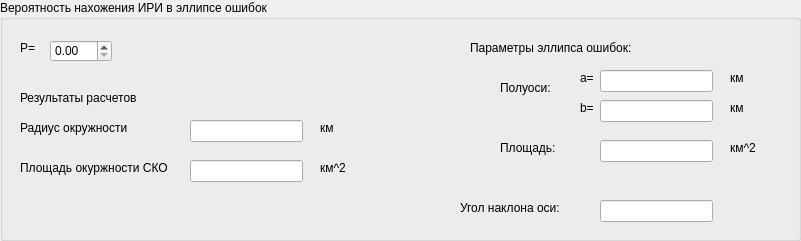
   <widget class="QGroupBox" name="groupBox_6">
    <property name="geometry">
     <rect>
      <x>530</x>
      <y>650</y>
      <width>801</width>
      <height>241</height>
     </rect>
    </property>
    <property name="title">
     <string>Вероятность нахожения ИРИ в эллипсе ошибок</string>
    </property>
    <widget class="QLabel" name="label_2">
     <property name="geometry">
      <rect>
       <x>20</x>
       <y>40</y>
       <width>55</width>
       <height>16</height>
      </rect>
     </property>
     <property name="text">
      <string>P=</string>
     </property>
     <property name="buddy">
      <cstring>doubleSpinBox</cstring>
     </property>
    </widget>
    <widget class="QDoubleSpinBox" name="doubleSpinBox">
     <property name="geometry">
      <rect>
       <x>50</x>
       <y>40</y>
       <width>62</width>
       <height>22</height>
      </rect>
     </property>
    </widget>
    <widget class="QLabel" name="label_11">
     <property name="geometry">
      <rect>
       <x>20</x>
       <y>90</y>
       <width>251</width>
       <height>16</height>
      </rect>
     </property>
     <property name="text">
      <string>Результаты расчетов</string>
     </property>
    </widget>
    <widget class="QLabel" name="label_12">
     <property name="geometry">
      <rect>
       <x>20</x>
       <y>120</y>
       <width>141</width>
       <height>16</height>
      </rect>
     </property>
     <property name="text">
      <string>Радиус окружности</string>
     </property>
     <property name="buddy">
      <cstring>lineEdit</cstring>
     </property>
    </widget>
    <widget class="QLineEdit" name="lineEdit">
     <property name="geometry">
      <rect>
       <x>190</x>
       <y>120</y>
       <width>113</width>
       <height>22</height>
      </rect>
     </property>
     <property name="readOnly">
      <bool>true</bool>
     </property>
    </widget>
    <widget class="QLabel" name="label_14">
     <property name="geometry">
      <rect>
       <x>20</x>
       <y>160</y>
       <width>161</width>
       <height>16</height>
      </rect>
     </property>
     <property name="text">
      <string>Площадь окуржности СКО</string>
     </property>
     <property name="buddy">
      <cstring>lineEdit_2</cstring>
     </property>
    </widget>
    <widget class="QLineEdit" name="lineEdit_2">
     <property name="geometry">
      <rect>
       <x>190</x>
       <y>160</y>
       <width>113</width>
       <height>22</height>
      </rect>
     </property>
     <property name="readOnly">
      <bool>true</bool>
     </property>
    </widget>
    <widget class="QLabel" name="label_15">
     <property name="geometry">
      <rect>
       <x>320</x>
       <y>120</y>
       <width>55</width>
       <height>16</height>
      </rect>
     </property>
     <property name="text">
      <string>км</string>
     </property>
    </widget>
    <widget class="QLabel" name="label_16">
     <property name="geometry">
      <rect>
       <x>320</x>
       <y>160</y>
       <width>55</width>
       <height>16</height>
      </rect>
     </property>
     <property name="text">
      <string>км^2</string>
     </property>
    </widget>
    <widget class="QLabel" name="label_17">
     <property name="geometry">
      <rect>
       <x>470</x>
       <y>40</y>
       <width>191</width>
       <height>16</height>
      </rect>
     </property>
     <property name="text">
      <string>Параметры эллипса ошибок:</string>
     </property>
    </widget>
    <widget class="QLabel" name="label_18">
     <property name="geometry">
      <rect>
       <x>500</x>
       <y>80</y>
       <width>55</width>
       <height>16</height>
      </rect>
     </property>
     <property name="text">
      <string>Полуоси: </string>
     </property>
     <property name="buddy">
      <cstring>lineEdit_3</cstring>
     </property>
    </widget>
    <widget class="QLabel" name="label_19">
     <property name="geometry">
      <rect>
       <x>580</x>
       <y>70</y>
       <width>55</width>
       <height>16</height>
      </rect>
     </property>
     <property name="text">
      <string>a=</string>
     </property>
    </widget>
    <widget class="QLabel" name="label_20">
     <property name="geometry">
      <rect>
       <x>580</x>
       <y>100</y>
       <width>55</width>
       <height>16</height>
      </rect>
     </property>
     <property name="text">
      <string>b=</string>
     </property>
     <property name="buddy">
      <cstring>lineEdit_4</cstring>
     </property>
    </widget>
    <widget class="QLabel" name="label_21">
     <property name="geometry">
      <rect>
       <x>500</x>
       <y>140</y>
       <width>71</width>
       <height>16</height>
      </rect>
     </property>
     <property name="text">
      <string>Площадь:</string>
     </property>
     <property name="buddy">
      <cstring>lineEdit_5</cstring>
     </property>
    </widget>
    <widget class="QLineEdit" name="lineEdit_3">
     <property name="geometry">
      <rect>
       <x>600</x>
       <y>70</y>
       <width>113</width>
       <height>22</height>
      </rect>
     </property>
     <property name="readOnly">
      <bool>true</bool>
     </property>
    </widget>
    <widget class="QLineEdit" name="lineEdit_4">
     <property name="geometry">
      <rect>
       <x>600</x>
       <y>100</y>
       <width>113</width>
       <height>22</height>
      </rect>
     </property>
     <property name="readOnly">
      <bool>true</bool>
     </property>
    </widget>
    <widget class="QLineEdit" name="lineEdit_5">
     <property name="geometry">
      <rect>
       <x>600</x>
       <y>140</y>
       <width>113</width>
       <height>22</height>
      </rect>
     </property>
    </widget>
    <widget class="QLabel" name="label_22">
     <property name="geometry">
      <rect>
       <x>460</x>
       <y>200</y>
       <width>121</width>
       <height>16</height>
      </rect>
     </property>
     <property name="text">
      <string>Угол наклона оси:</string>
     </property>
     <property name="buddy">
      <cstring>lineEdit_6</cstring>
     </property>
    </widget>
    <widget class="QLineEdit" name="lineEdit_6">
     <property name="geometry">
      <rect>
       <x>600</x>
       <y>200</y>
       <width>113</width>
       <height>22</height>
      </rect>
     </property>
     <property name="readOnly">
      <bool>true</bool>
     </property>
    </widget>
    <widget class="QLabel" name="label_23">
     <property name="geometry">
      <rect>
       <x>730</x>
       <y>70</y>
       <width>55</width>
       <height>16</height>
      </rect>
     </property>
     <property name="text">
      <string>км</string>
     </property>
    </widget>
    <widget class="QLabel" name="label_24">
     <property name="geometry">
      <rect>
       <x>730</x>
       <y>100</y>
       <width>55</width>
       <height>16</height>
      </rect>
     </property>
     <property name="text">
      <string>км</string>
     </property>
    </widget>
    <widget class="QLabel" name="label_25">
     <property name="geometry">
      <rect>
       <x>730</x>
       <y>140</y>
       <width>55</width>
       <height>16</height>
      </rect>
     </property>
     <property name="text">
      <string>км^2</string>
     </property>
    </widget>
   </widget>
